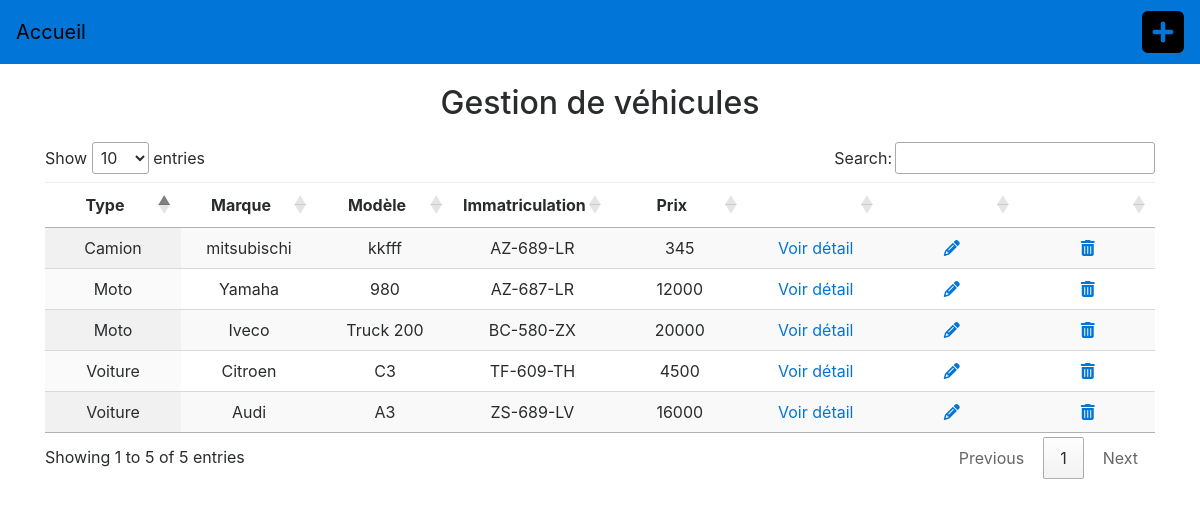
Page /controleur/accueil.php on the committed database.
### tables this page shows
CREATE TABLE `vehicule` (
  `id_vehicule` int(11) NOT NULL,
  `type` varchar(15) NOT NULL,
  `brand` varchar(50) NOT NULL,
  `modele` varchar(50) NOT NULL,
  `immatriculation` varchar(20) NOT NULL,
  `price` int(11) NOT NULL,
  `description` text NOT NULL
);

### controleur/accueil.php (called while the page is built, shortened)
<?php
require_once"../includes/header.php";
require "../modele/connexion_sql.php";
require "../modele/VehiculeManager.php";
$manager = new VehiculeManager ($bdd);
$vehicules = $manager->getVehicules();
require_once"../vue/accueil.php";
require_once"../includes/footer.php";
?>

### modele/VehiculeManager.php (called while the page is built, shortened)
<?php
class VehiculeManager
{
    protected $bdd;
    public function setBdd($bdd)
    {
        $this->bdd=$bdd;
    }
    public function getVehicules()
    {
        $vehicules = [];
        $reponse = $this->bdd->query('SELECT * FROM vehicule');
        while ($donnees = $reponse->fetch(PDO::FETCH_ASSOC)) {
          $vehicules[] = new $donnees['type']($donnees);
        }
        return $vehicules;
    }
}

### entites/Vehicule.php (called while the page is built, shortened)
<?php
abstract class Vehicule
{
    protected $id_vehicule;
    protected $type ;
    protected $brand;
    protected $modele;
    protected $immatriculation;
    protected $price;
    public function __construct(array $donnees)
    {
        $this->type=static::class;
    }
    public function hydrate(array $donnees)
    {
      foreach ($donnees as $key => $value) {
          $method = "set" . ucfirst($key) ;
      }
    }
    public function getId()
    {
        return $this->id_vehicule;
    }
    public function getType()
    {
        return $this->type;
    }
    public function getBrand()
    {
        return $this->brand;
    }
    public function getModele()
    {
        return $this->modele;
    }
    public function getImmatriculation()
    {
        return $this->immatriculation;
    }
    public function getPrice()
    {
        return $this->price;
    }
    public function setId_vehicule($id_vehicule)
    {
        $id_vehicule = (int)$id_vehicule;
        $this->id_vehicule = $id_vehicule;
        return $this;
    }
    public function setBrand($brand)
    {
      if(is_string($brand)) {
        $this->brand = $brand;
        return $this;}
    }
    public function setModele($modele)
    {
      if(is_string($modele)) {
        $this->modele = $modele;
        return $this;}
    }
    public function setImmatriculation($immatriculation)
    {
      if(is_string($immatriculation)) {
        $this->immatriculation = $immatriculation;
        return $this;}
    }
    public function setPrice($price)
    {
      $price = (int)$price;
        $this->price = $price;
        return $this;
    }
    public function setDescription($description)
    {
      if(is_string($description)){
        return $this;
        }
    }
}

### vue/accueil.php (the view)
<h1 class="text-center">Gestion de véhicules</h1>
<table class="table-hover table table-responsive display" id="tablehome">
  <thead>
    <th class="text-center">Type</th>
    <th class="text-center">Marque</th>
    <th class="text-center">Modèle</th>
    <th class="text-center">Immatriculation</th>
    <th class="text-center">Prix</th>
    <th class="text-center"></th>
    <th class="text-center"></th>
    <th class="text-center"></th>
  </thead>
  <tbody>
    <?php foreach ($vehicules as $key => $vehicule) {
    ?>
    <tr class="text-center">
      <td>
        <?php echo $vehicule->getType() ?>
      </td>
      <td>
        <?php echo $vehicule->getBrand() ?>
      </td>
      <td>
        <?php echo $vehicule->getModele() ?>
      </td>
      <td>
        <?php echo $vehicule->getImmatriculation() ?>
      </td>
      <td>
        <?php echo $vehicule->getPrice() ?>
      </td>
      <td><a href="../controleur/detailVehicule.php?id=<?php echo $vehicule->getId() ?>">Voir détail</a></td>
      <td><a href="../controleur/editVehicule.php?id=<?php echo $vehicule->getId() ?>"><i class="fa fa-pencil" aria-hidden="true"></i></a></td>
      <td><a href="../controleur/deleteVehicule.php?id=<?php echo $vehicule->getId() ?>"><i class="fa fa-trash" aria-hidden="true"></i></a></td>
    </tr>
    <?php } ?>
  </tbody>
</table>

### includes/header.php (shortened to what this page needs)
<!doctype html>
<html class="no-js" lang="fr">
    <head>
<link rel="stylesheet" type="text/css" href="//cdn.datatables.net/1.10.16/css/jquery.dataTables.css">
          <link rel="stylesheet" href="../css/bootstrap.css">
        <link rel="stylesheet" href="../css/normalize.css">
        <link rel="stylesheet" href="../css/main.css">
    </head>
    <body>
      <header id='entete'>
        <nav class="navbar navbar bg-primary d-flex flex-row justify-content-between align-items-center">
          <a class="navbar-brand text-dark" href="accueil.php">Accueil</a>
          <a class="nav-item text-dark" href="../controleur/addVehicule.php"><i class="fa fa-plus-square fa-3x" aria-hidden="true"></i></a>
        </nav>
      </header>
<main class="container">

### includes/footer.php (shortened to what this page needs)
</main>
</body>
</html>

### css/main.css (style rules this page uses)
#entete a { color: black; }
#tablehome th, #tablehome td { min-width: 100px; }

### rows in the picture
vehicule: type "Moto", brand "Yamaha", modele "980", immatriculation "AZ-687-LR", price "12000"
vehicule: type "Moto", brand "Iveco", modele "Truck 200", immatriculation "BC-580-ZX", price "20000"
vehicule: type "Voiture", brand "Citroen", modele "C3", immatriculation "TF-609-TH", price "4500"
vehicule: type "Voiture", brand "Audi", modele "A3", immatriculation "ZS-689-LV", price "16000"
vehicule: type "Camion", brand "mitsubischi", modele "kkfff", immatriculation "AZ-689-LR", price "345"
